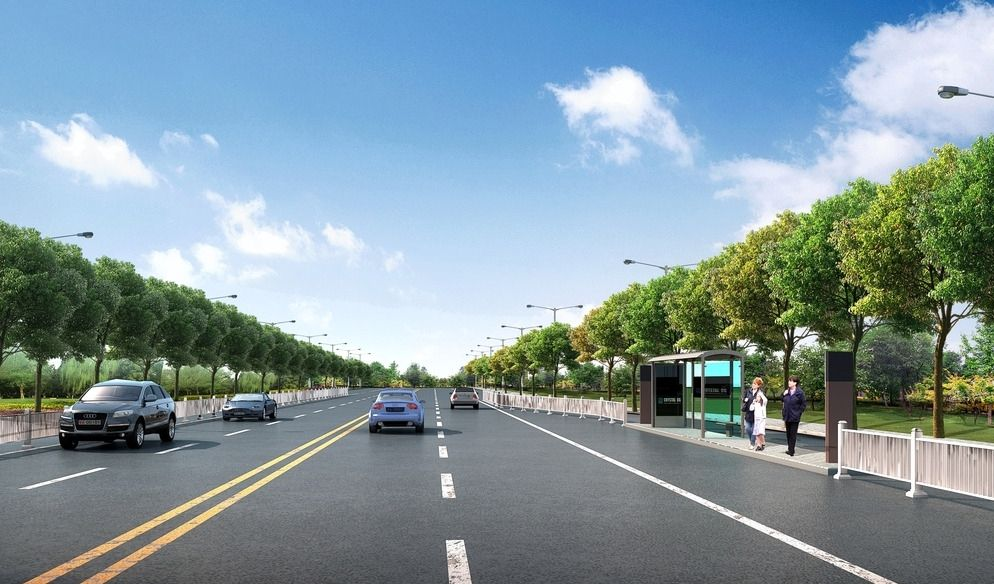
#> input picture Python/road/rain.jpg, 994 x 584 px; its folder holds only this picture in this run
$ jupyter execute car_laneline_detect.ipynb
#> lines starting #> are read from the running program, lines starting #| are printed output that depends on the picture; after the words box and inside, x2 and y2 are one past the last pixel; in counts of white or black regions, pixels touching at a corner belong together
[cell 1]
import matplotlib.pyplot as plt
import cv2
import os,glob
import numpy as np

[cell 2]
def show_images(images,cmap=None):
    cols = 2
    rows = (len(images)+1)//cols

    plt.figure(figsize=(10,11))#figsize 指定宽和高，单位是英寸
    for i ,image in enumerate(images):
        plt.subplot(rows,cols,i+1)
        #use gray scale color map if there is only one channel
        cmap = 'gray' if len(image.shape)==2 else cmap
        plt.imshow(image,cmap=cmap)
        plt.xticks([])
        plt.yticks([])
    plt.tight_layout(pad=0,h_pad=0,w_pad=0)
    plt.show()

[cell 3]
test_images = [plt.imread(path) for path in glob.glob('road/*.jpg')]
#> test_images = 1 item
show_images(test_images)
#> in show_images, `rows = (len(images)+1)//cols`: rows = 1
#> the loop in show_images, `for i ,image in enumerate(images):` made 1 pass

[cell 4]
#image is expected be in RGB color space

def select_rgb_white_yellow(image):
    lower = np.uint8([200,200,200])
    upper = np.uint8([255,255,255])
    white_mask = cv2.inRange(image,lower,upper)
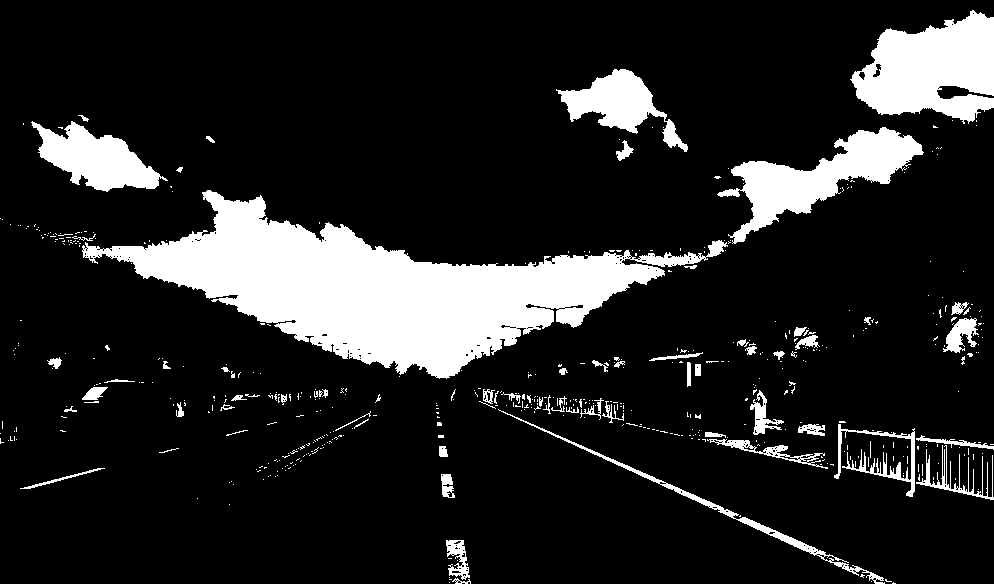
#> white_mask: shape (584, 994); 14.6% white; 532 white regions (463 under 20 px), largest, box (x1, y1, x2, y2) and area: (82, 190, 728, 379) 44936, (850, 10, 994, 124) 10793, (717, 127, 924, 244) 8202
#> image is the input picture: shape (584, 994, 3); mean R, G, B 130.3, 152, 160.3
    #yellow color mask
    lower = np.uint8([190,190,0])
    upper = np.uint8([255,255,255])
    yello_mask = cv2.inRange(image,lower,upper)#可实现二值化功能类似threshold()函数
#> yello_mask: shape (584, 994); 19.4% white; 1217 white regions (1139 under 20 px), largest, box (x1, y1, x2, y2) and area: (25, 120, 927, 380) 75049, (849, 8, 994, 133) 12351, (554, 68, 690, 163) 4733
    #combine the mask
    mask = cv2.bitwise_or(white_mask,yello_mask)
    masked = cv2.bitwise_and(image,image,mask=mask)
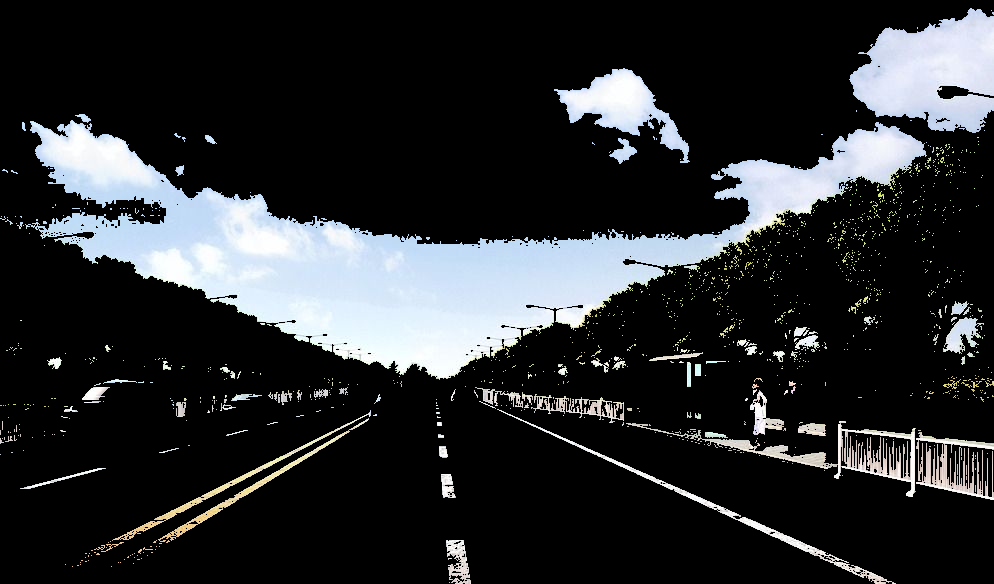
#> masked: shape (584, 994, 3); mean R, G, B 42.3, 44.5, 46.4
    return masked
show_images(list(map(select_rgb_white_yellow,test_images)))
#> the loop in show_images (call 2), `for i ,image in enumerate(images):` made 1 pass

[cell 5]
# HSV Color space
def convert_hsv(image):
    return cv2.cvtColor(image,cv2.COLOR_RGB2HSV)
#> returned value: shape (584, 994, 3); mean H, S, V 86.1, 72.5, 170.4
show_images(list(map(convert_hsv,test_images)))

[cell 6]
#HSL color space
def convert_hls(image):
    return cv2.cvtColor(image,cv2.COLOR_RGB2HLS)
#> returned value: shape (584, 994, 3); mean of channels 0, 1, 2 86.1, 147.2, 103.5
show_images(list(map(convert_hls,test_images)))

[cell 7]
def select_white_yellow(image):
    converted = convert_hls(image)
    #white color mask
    lower = np.uint8([0,200,0])
    upper = np.uint8([255,255,255])
    white_mask = cv2.inRange(converted,lower,upper)
#> white_mask: shape (584, 994); 25.6% white; 690 white regions (614 under 20 px), largest, box (x1, y1, x2, y2) and area: (0, 4, 994, 379) 132928, (498, 409, 896, 584) 1874, (834, 424, 915, 497) 1693
    #yellow color mask
    lower = np.uint8([10,0,100])
    upper = np.uint8([40,255,255])
    yellow_mask = cv2.inRange(converted,lower,upper)
#> yellow_mask: shape (584, 994); 4.4% white; 1202 white regions (1126 under 20 px), largest, box (x1, y1, x2, y2) and area: (827, 145, 957, 317) 5928, (662, 212, 796, 348) 5217, (912, 321, 994, 438) 1870
    #combine the mask
    mask = cv2.bitwise_or(white_mask,yellow_mask)
#> mask: shape (584, 994); 29.5% white; 1317 white regions (1190 under 20 px), largest, box (x1, y1, x2, y2) and area: (0, 4, 994, 379) 146057, (498, 409, 896, 584) 1874, (912, 321, 994, 438) 1870
    return cv2.bitwise_and(image,image,mask=mask)
white_yellow_images = list(map(select_white_yellow,test_images))
#> white_yellow_images = 1 item
show_images(white_yellow_images)

[cell 8]
def convert_gray_scale(image):
    return cv2.cvtColor(image,cv2.COLOR_RGB2GRAY)
#> returned value: shape (584, 994)
gray_images = list(map(convert_gray_scale,white_yellow_images))
#> gray_images = 1 item
show_images(gray_images)

[cell 9]
def apply_smooting(image,kernel_size = 5):
    #kernel size must be postive and odd
#> called with kernel_size = 5
    return cv2.GaussianBlur(image,(kernel_size,kernel_size),0)
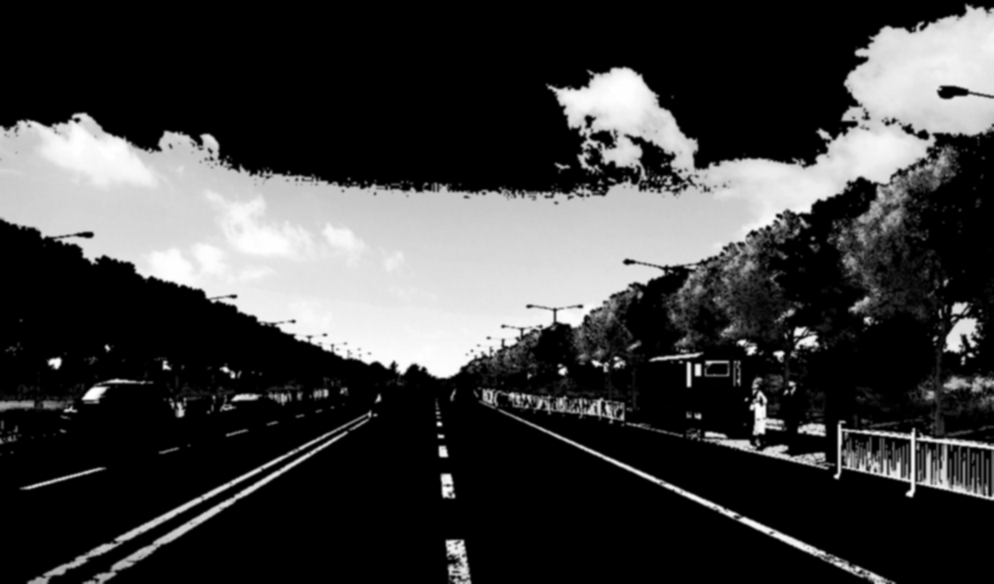
#> returned value: shape (584, 994); min 0, max 255, mean 60.6

[cell 10]
blurred_images = list(map(lambda image: apply_smooting(image),gray_images))
#> blurred_images = 1 item
show_images(blurred_images)

[cell 11]
def detect_edges(image,low_threshold=0,high_threshold=150):
#> called with low_threshold = 0, high_threshold = 150
    return cv2.Canny(image,low_threshold,high_threshold)
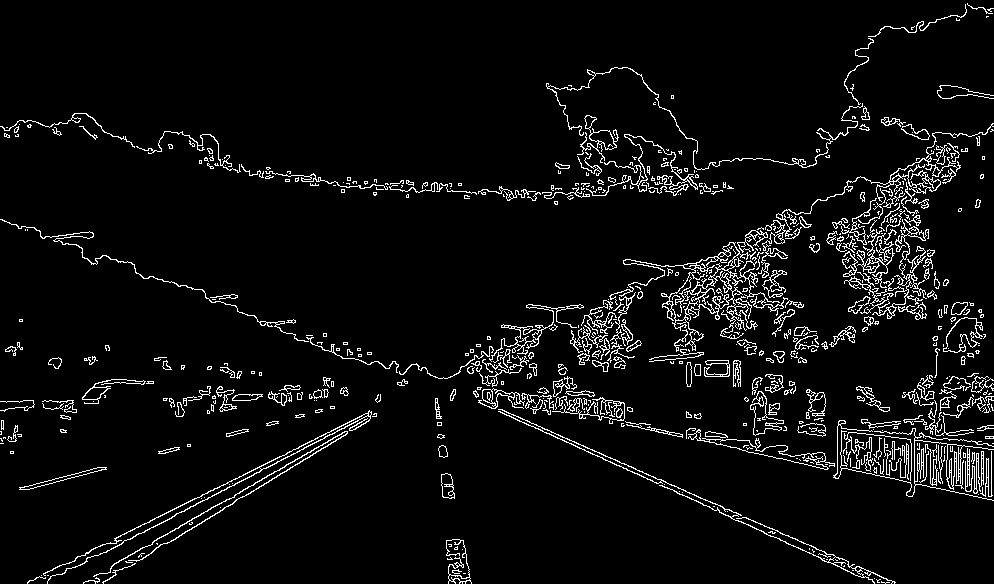
#> returned value: shape (584, 994); 5.2% white in thin lines or dots
edge_images = list(map(lambda image: detect_edges(image),blurred_images))
#> edge_images = 1 item
show_images(edge_images)

[cell 12]
def filter_region(image,vertices):
#     create the mask using the vertices and apply it to the input image
     mask = np.zeros_like(image)
     if len(mask.shape)==2:
        cv2.fillPoly(mask,vertices,255)
     else:
        cv2.fillPoly(mask,vertices,(255)*mask.shape[2])
     return cv2.bitwise_and(image,mask)

[cell 13]
def select_region(image):
#     ite keeps the region surrounded by the vertices .other area is et to 0
#     first ,define the polygon by vertices
    rows,cols = image.shape[:2]
#> rows = 584; cols = 994
    bottom_left = [cols*0.1,rows*0.95]
#> bottom_left = [99.4, 554.8]
    top_left = [cols*0.4,rows*0.6]
#> top_left = [397.6, 350.4]
    bottom_right = [cols*0.9,rows*0.95]
#> bottom_right = [894.6, 554.8]
    top_rigth = [cols*0.6,rows*0.6]
#> top_rigth = [596.4, 350.4]
    vertices = np.array([[bottom_left,top_left,top_rigth,bottom_right]],dtype=np.int32)
    return filter_region(image,vertices)
#> in filter_region, `cv2.fillPoly(mask,vertices,255)`:
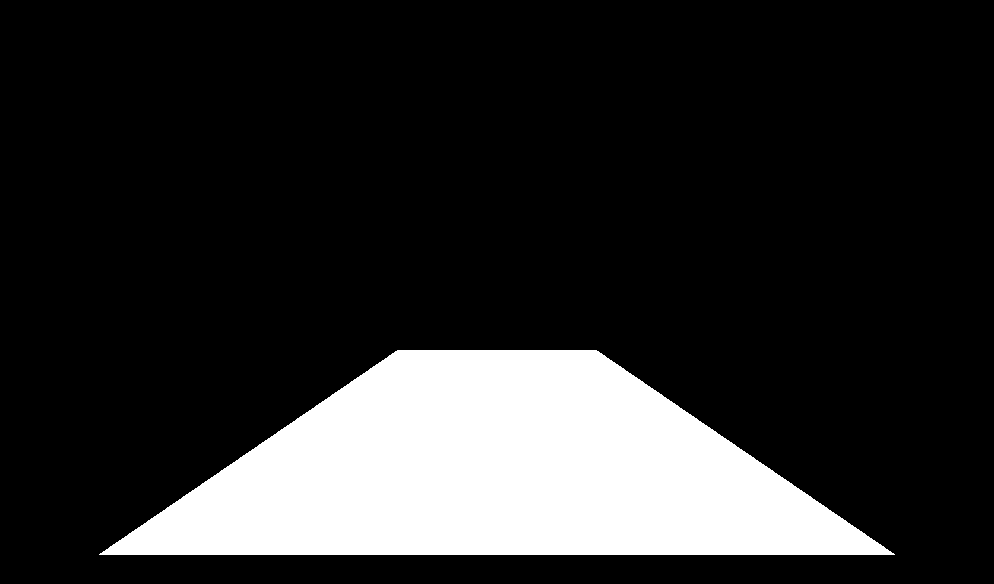
#> mask: shape (584, 994); 17.6% white; 1 white region, box (x1, y1, x2, y2) and area: (99, 350, 895, 555) 102184
#> in filter_region, `return cv2.bitwise_and(image,mask)`:
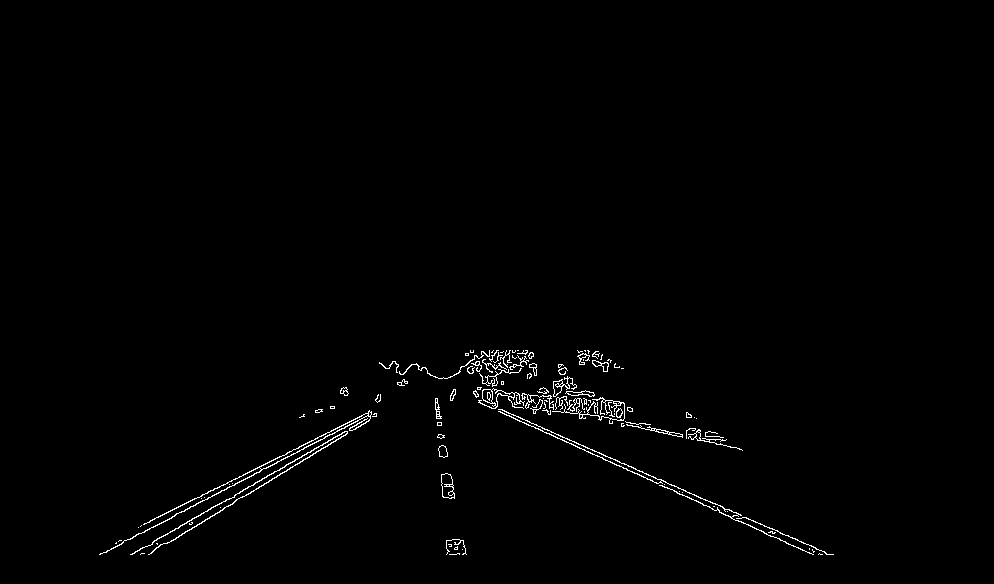
#> returned value: shape (584, 994); 0.93% white in thin lines or dots, all inside (x1, y1, x2, y2) = (99, 350, 834, 555)

roi_images = list(map(select_region,edge_images))
#> roi_images = 1 item
show_images(roi_images)

[cell 14]
def hough_lines(image):
    return cv2.HoughLinesP(image,rho=1,theta=np.pi/180,threshold=20,minLineLength=20,maxLineGap=300)

list_of_lines = list(map(hough_lines,roi_images))
#> list_of_lines = 1 item

[cell 15]
def draw_lines(image,lines,color=[255,0,0],thickness=2,make_copy=True):
    if make_copy:
        image = np.copy(image)#don't want to modify the original
    for line in lines:
        for x1,y1,x2,y2 in line:
            cv2.line(image,(x1,y1),(x2,y2),color,thickness)
    return image

line_iamges=[]
for image,lines in zip(test_images,list_of_lines):
    line_iamges.append(draw_lines(image,lines))
#> this loop made 1 pass
#> after the loop, line_iamges = 1 item
show_images(line_iamges)
#> the loop in show_images (call 10), `for i ,image in enumerate(images):` made 1 pass
#> in show_images (call 10), `plt.show()`:
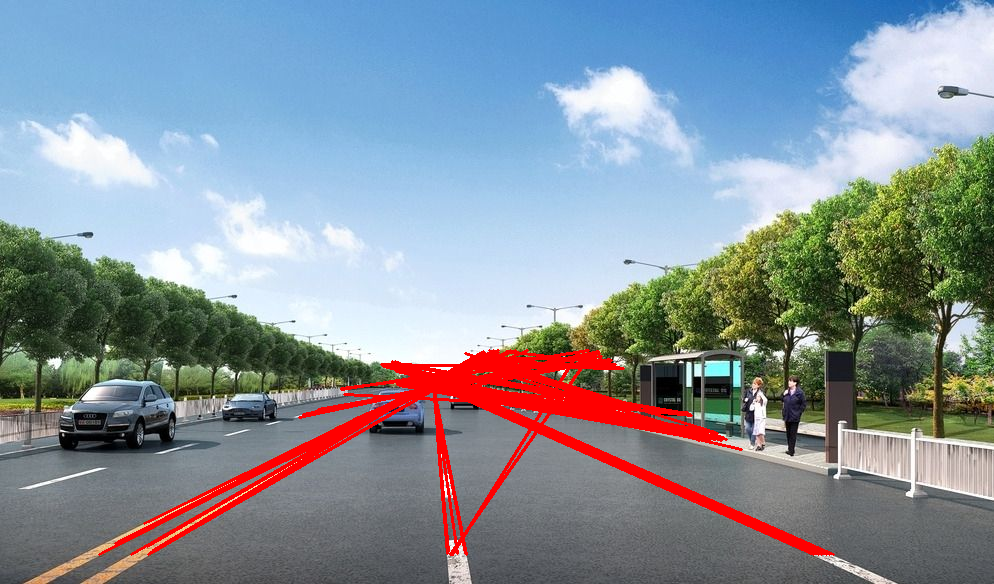
#> shown: shape (584, 994, 3); mean R, G, B 134.8, 145.7, 154.6

[cell 16]
def average_slope_intercept(lines):
    left_lines =[]
    left_widghts = []
    right_lines=[]
    right_weights=[]

    for line in lines:
        for x1,y1,x2,y2 in line:
            if x2==x1:
                continue
            slope =(y2-y1)/(x2-x1)
            intercept = y1-slope*x1
            length = np.sqrt((y2-y1)**2+(x2-x1)**2)
            if slope<0:
                left_lines.append((slope,intercept))
                left_widghts.append((length))
            else:
                right_lines.append((slope,intercept))
                right_weights.append((length))
#         add more weight to longer lines
    left_lane = np.dot(left_widghts,left_lines)/np.sum(left_widghts) if len(left_widghts)>0 else None
    right_lane = np.dot(right_weights,right_lines)/np.sum(right_weights) if len(right_weights)>0 else None

    return left_lane,right_lane

[cell 17]
def make_line_points(y1,y2,line):
    if line is None:
        return None
    slope,intercept = line

    x1 = int((y1-intercept)/slope)
    x2 = int((y2-intercept)/slope)
    y1 = int(y1)
    y2 = int(y2)

    return ((x1,y1),(x2,y2))

[cell 18]
def lane_lines(image,lines):
    left_lane,right_lane = average_slope_intercept(lines)
    y1 = image.shape[0]
    y2 = y1*0.6

    left_line = make_line_points(y1,y2,left_lane)
    right_line = make_line_points(y1,y2,right_lane)

    return left_line,right_line

def draw_lane_lines(image,lines,color=[255,0,0],thickness=5):
    line_image=np.zeros_like(image)
    for line in lines:
        if line is not None:
            cv2.line(line_image,*line,color,thickness)
    return cv2.addWeighted(image,1.0,line_image,0.95,0.0)

[cell 19]
lane_images = []
for image,lines in zip(test_images,list_of_lines):
    lane_images.append(draw_lane_lines(image,lane_lines(image,lines)))
#> this loop made 1 pass
#> left_line in lane_lines on pass 1: ((65, 584), (525, 350))
#> after the loop, lane_images = 1 item

show_images(lane_images)
#> the loop in show_images (call 11), `for i ,image in enumerate(images):` made 1 pass
#> in show_images (call 11), `plt.show()`:
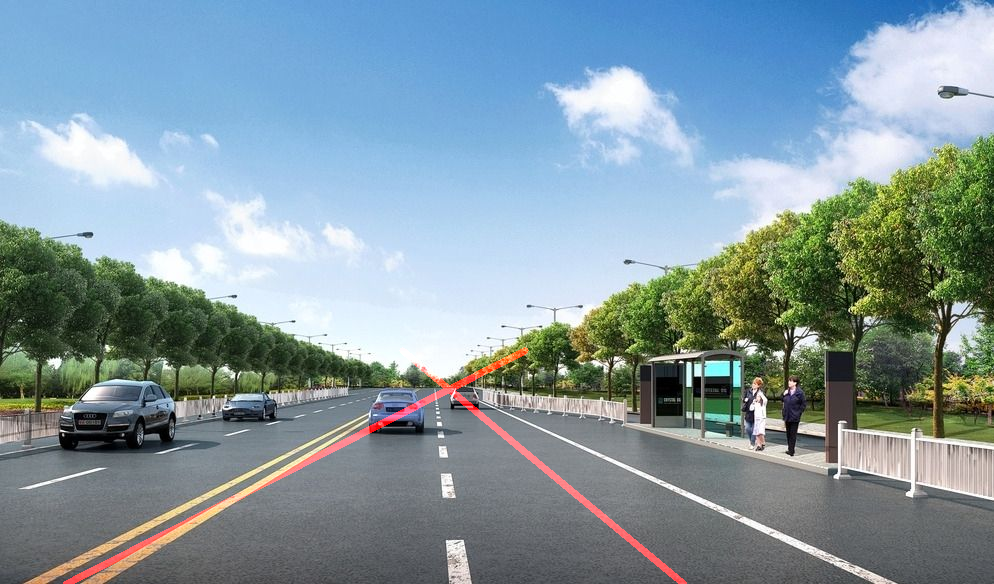
#> shown: shape (584, 994, 3); mean R, G, B 131.6, 152, 160.3

$ run again, on Python/road/road7.jpg
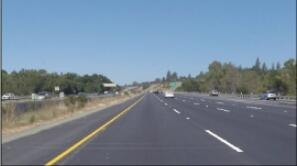
#> input picture Python/road/road7.jpg, 297 x 166 px
#> test_images = 1 item
#> in show_images, `rows = (len(images)+1)//cols`: rows = 1
#> the loop in show_images, `for i ,image in enumerate(images):` made 1 pass
#> in select_rgb_white_yellow, `white_mask = cv2.inRange(image,lower,upper)`:
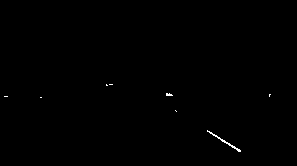
#> white_mask: shape (166, 297); 0.22% white in thin lines or dots, all inside (x1, y1, x2, y2) = (4, 84, 271, 152)
#> in select_rgb_white_yellow, image is the input picture: shape (166, 297, 3); mean R, G, B 115.7, 132.7, 149.7
#> yello_mask: shape (166, 297); 0.5% white in thin lines or dots, all inside (x1, y1, x2, y2) = (3, 84, 271, 165)
#> the loop in show_images (call 2), `for i ,image in enumerate(images):` made 1 pass
#> yellow_mask: shape (166, 297); 0.27% white in thin lines or dots, all inside (x1, y1, x2, y2) = (47, 126, 104, 166)
#> white_yellow_images = 1 item
#> the loop `for image,lines in zip(test_images,list_of_lines):` made 1 pass
#> the loop `for image,lines in zip(test_images,list_of_lines):` made 1 pass
#> the loop in show_images (call 11), `for i ,image in enumerate(images):` made 1 pass
#> in show_images (call 11), `plt.show()`:
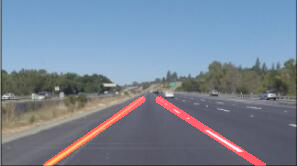
#> shown: shape (166, 297, 3); mean R, G, B 120.2, 132.7, 149.7

$ run again, on Python/road/road8.jpg
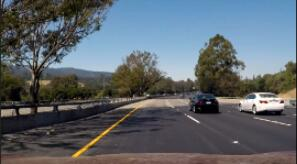
#> input picture Python/road/road8.jpg, 297 x 164 px
#> test_images = 1 item
#> in show_images, `rows = (len(images)+1)//cols`: rows = 1
#> the loop in show_images, `for i ,image in enumerate(images):` made 1 pass
#> in select_rgb_white_yellow, `white_mask = cv2.inRange(image,lower,upper)`:
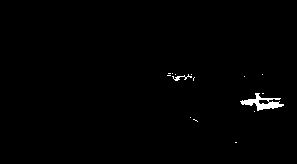
#> white_mask: shape (164, 297); 0.79% white; 15 white regions (13 under 20 px), largest, box (x1, y1, x2, y2) and area: (240, 93, 284, 111) 311, (172, 74, 192, 81) 45
#> in select_rgb_white_yellow, image is the input picture: shape (164, 297, 3); mean R, G, B 93.3, 100.7, 107
#> yello_mask: shape (164, 297); 1.5% white; 43 white regions (40 under 20 px), largest, box (x1, y1, x2, y2) and area: (239, 93, 285, 111) 381, (165, 69, 195, 81) 236, (247, 72, 253, 78) 21
#> the loop in show_images (call 2), `for i ,image in enumerate(images):` made 1 pass
#> yellow_mask: shape (164, 297); 4.4% white; 169 white regions (152 under 20 px), largest, box (x1, y1, x2, y2) and area: (71, 116, 129, 158) 287, (113, 70, 140, 94) 279, (41, 84, 64, 102) 137
#> white_yellow_images = 1 item
#> list_of_lines = [[[81, 154, 141, 104], [72, 154, 135, 108], [88, 149, 141, 105], [72, 155, 138, 107]]]
#> the loop `for image,lines in zip(test_images,list_of_lines):` made 1 pass
#> after the loop `for image,lines in zip(test_images,list_of_lines):`: line_iamges = 1 item
#> the loop `for image,lines in zip(test_images,list_of_lines):` made 1 pass
#> the loop in show_images (call 11), `for i ,image in enumerate(images):` made 1 pass
#> in show_images (call 11), `plt.show()`:
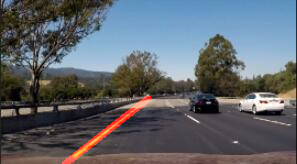
#> shown: shape (164, 297, 3); mean R, G, B 95.2, 100.7, 107
